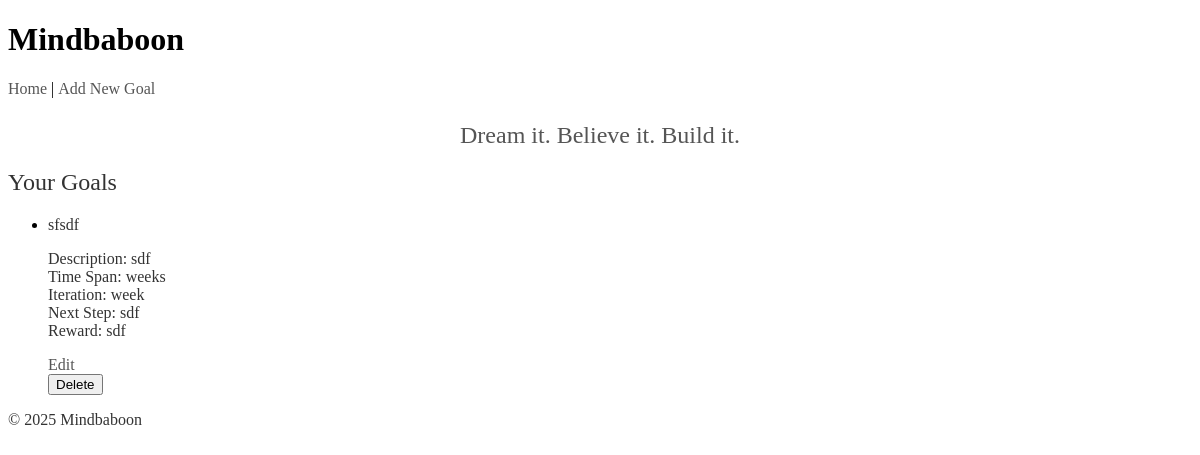
The page / on the database its author committed.
### tables this page shows
CREATE TABLE goals (
            id INTEGER PRIMARY KEY AUTOINCREMENT,
            goal_name TEXT NOT NULL,
            goal_description TEXT,
            time_span TEXT,
            end_date TEXT,
            iteration TEXT,
            next_steps TEXT,
            reward TEXT,
            completed INTEGER NOT NULL DEFAULT 0,
            is_paused INTEGER NOT NULL DEFAULT 0,
            last_email_sent TIMESTAMP,
            created_at TIMESTAMP NOT NULL,
            last_reminder_at TIMESTAMP
        );

### mindbaboon.py (the view)
@app.route("/")
def index():
    conn = get_db_connection()
    goals = conn.execute("SELECT * FROM goals").fetchall()
    conn.close()
    random_goal = random.choice(MOTIVATIONAL_GOALS)
    return render_template("index.html", goals=goals, motivational_goal=random_goal)

### database.py (called while the page is built)
def get_db_connection():
    try:
        data_dir = '/app/data'
        if not os.path.exists(data_dir):
            data_dir = os.path.join(os.path.dirname(os.path.abspath(__file__)), 'data')
            os.makedirs(data_dir, exist_ok=True)
        db_path = os.path.join(data_dir, 'mindbaboon.db')
        conn = sqlite3.connect(db_path)
        conn.row_factory = sqlite3.Row
        return conn
    except Exception as e:
        print(f"Database connection error: {e}")
        raise

### templates/index.html (shortened to what this page needs)
{% extends "base.html" %}
{% block content %}
<p class="motivational-goal">{{ motivational_goal }}</p>
<h2>Your Goals</h2>
{% if goals %}
  <ul>
    {% for goal in goals %}
      <li>
        <strong>{{ goal.goal_name }}</strong>
        <p>
          <strong>Description:</strong> {{ goal.goal_description }}<br>
          <strong>Time Span:</strong> {{ goal.time_span }}
          <br>
          <strong>Iteration:</strong> {{ goal.iteration }}<br>
          <strong>Next Step:</strong> {{ goal.next_steps }}<br>
          <strong>Reward:</strong> {{ goal.reward }}
        </p>
        <a href="{{ url_for('edit_goal', goal_id=goal['id']) }}">Edit</a>
        <form method="POST" action="/delete_goal">
          <button type="submit">Delete</button>
        </form>
      </li>
    {% endfor %}
  </ul>
{% else %}
  <p>No goals yet. <a href="{{ url_for('add_goal') }}">Add one</a>.</p>
{% endif %}
{% endblock %}

### templates/base.html (shortened to what this page needs)
<!DOCTYPE html>
<html lang="en">
<head>
  <link rel="stylesheet" href="https://use.typekit.net/enw8aoe.css">
  <link rel="stylesheet" href="{{ url_for('static', filename='style.css') }}">
</head>
<body>
  <header>
    <h1>Mindbaboon</h1>
    <nav>
      <a href="{{ url_for('index') }}">Home</a> |
      <a href="{{ url_for('add_goal') }}">Add New Goal</a>
    </nav>
  </header>
  <main>
    {% block content %}{% endblock %}
  </main>
  <footer>
    <p>© 2025 Mindbaboon</p>
  </footer>
</body>
</html>

### static/style.css (style rules this page uses)
h2, p, strong, em, a { font-family: "crete", serif; font-weight: 400; color: #333; }
a { text-decoration: none; color: #555; }
.motivational-goal { font-family: "crete", serif; font-size: 1.5rem; font-weight: 400; color: #555; margin-bottom: 20px; text-align: center; }
::placeholder { color: #ccc; }

### rows shown on the page
goals: goal_name "sfsdf", goal_description "sdf", time_span "weeks", iteration "week", next_steps "sdf", reward "sdf"
